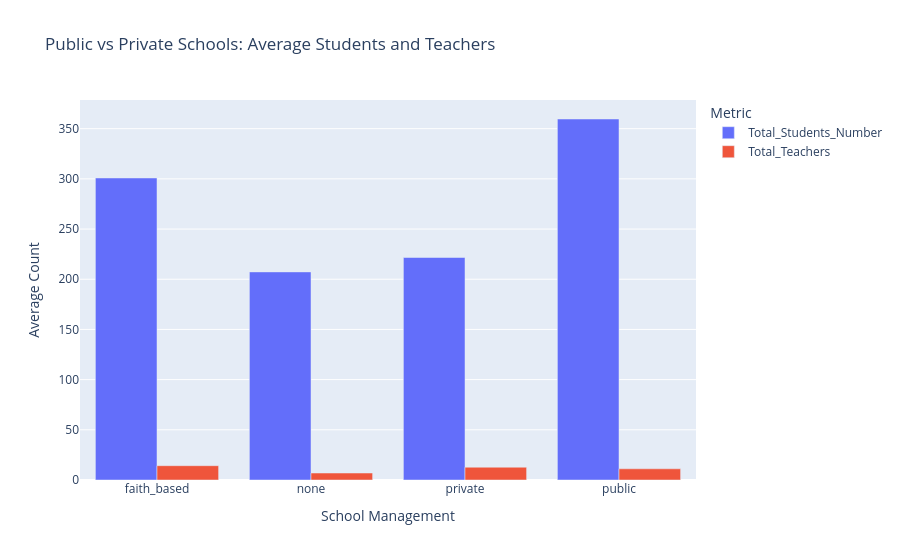

Source (notebook cell):
### Markdown cell above
Part 6: Final Insights & Recommendations
Write a short report answering:

What major problems exist in Nigeria’s educational infrastructure?

1. Many schools in Nigeria still lack reliable electricity, improved sanitation, safe water supply. 
2. Public schools generally have larger student populations and higher student-teacher ratios
3. Educational facilities are unevenly distributed across states and LGAs.


Which regions need the most attention?

1. States with the lowest electricity access
2. States with poor sanitation coverage
3. LGAs with high student-teacher ratios
4. Areas with overcrowded schools

How can governments or NGOs use this data for decision-making?

Recommendations for Government

1. Invest in rural school infrastructure.
2. Improve electricity access through solar-powered solutions.
3. Expand water and sanitation facilities.
   
Recommendations for NGOs

1. Target underserved LGAs using geographic data.
2. Fund boreholes, toilets, and classroom construction.
3. Support teacher recruitment and training.

These actions can significantly improve educational access, learning conditions, and overall educational outcomes across Nigeria.

### Code cell
# Group by management type (Public/Private)
comparison = (
    df.groupby('Management')[['Total_Students_Number', 'Total_Teachers']]
      .mean()
      .reset_index()
)
# Create bar chart
fig = px.bar(
    comparison,
    x='Management',
    y=['Total_Students_Number', 'Total_Teachers'],
    barmode='group',
    title='Public vs Private Schools: Average Students and Teachers',
    labels={
        'Management' : 'School Management',
        'value': 'Average Count',
        'variable': 'Metric'
    }
)

fig.show()

### Figure 1 — Plotly figure (JSON) as saved in the notebook; plotly's stock layout.template omitted (floating-point values rounded to 4 significant figures)
{"data": [{"alignmentgroup": "True", "hovertemplate": "Metric=Total_Students_Number<br>School Management=%{x}<br>Average Count=%{y}<extra></extra>", "legendgroup": "Total_Students_Number", "marker": {"color": "#636efa", "pattern": {"shape": ""}}, "name": "Total_Students_Number", "offsetgroup": "Total_Students_Number", "orientation": "v", "showlegend": true, "textposition": "auto", "type": "bar", "x": ["faith_based", "none", "private", "public"], "xaxis": "x", "y": [300.9, 207.3, 221.6, 359.6], "yaxis": "y"}, {"alignmentgroup": "True", "hovertemplate": "Metric=Total_Teachers<br>School Management=%{x}<br>Average Count=%{y}<extra></extra>", "legendgroup": "Total_Teachers", "marker": {"color": "#EF553B", "pattern": {"shape": ""}}, "name": "Total_Teachers", "offsetgroup": "Total_Teachers", "orientation": "v", "showlegend": true, "textposition": "auto", "type": "bar", "x": ["faith_based", "none", "private", "public"], "xaxis": "x", "y": [14.26, 6.956, 12.74, 11.15], "yaxis": "y"}], "layout": {"barmode": "group", "legend": {"title": {"text": "Metric"}, "tracegroupgap": 0}, "title": {"text": "Public vs Private Schools: Average Students and Teachers"}, "xaxis": {"anchor": "y", "domain": [0, 1], "title": {"text": "School Management"}}, "yaxis": {"anchor": "x", "domain": [0, 1], "title": {"text": "Average Count"}}}}
